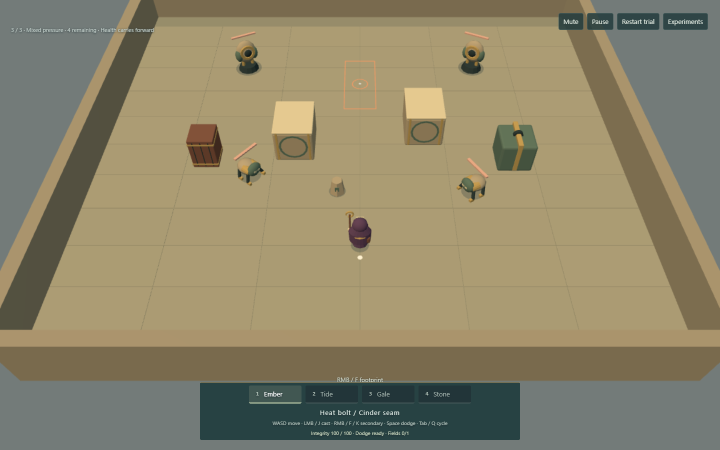
#> input picture artifacts/art-finish/shared-geometry-original.png, 1440 x 900 px (shown at 1/2 size); the run also reads 1 picture not shown here
$ python finish-captures.py
#> lines starting #> are read from the running program, lines starting #| are printed output that depends on the picture
"""Package actual browser captures; no concept rendering or retouched game pixels.
Run after tests have finished: python scripts/art/finish-captures.py
Requires free ffmpeg and Pillow. Full source recordings stay local/ignored.
"""
import json, shutil, subprocess
from pathlib import Path
from PIL import Image, ImageDraw, ImageFont

root=Path(__file__).resolve().parents[2]
evidence=root/'artifacts/art-finish'
motion=evidence/'motion'
out=root/'artifacts/media-archive/raw/art-finish'
out.mkdir(parents=True,exist_ok=True)
font=ImageFont.truetype('C:/Windows/Fonts/segoeui.ttf',22)
small=ImageFont.truetype('C:/Windows/Fonts/segoeui.ttf',17)

def pair(name, left, right, labels, caption):
    # Same complete viewport, uniformly scaled; labels outside the game frame.
    sheet=Image.new('RGB',(1600,590),'#263d45')
    d=ImageDraw.Draw(sheet)
    for i,path in enumerate([left,right]):
        im=Image.open(path).convert('RGB');im.thumbnail((784,490),Image.Resampling.LANCZOS)
        sheet.paste(im,(8+i*800,48))
        d.text((16+i*800,12),labels[i],font=font,fill='#f2e7c9')
    d.text((16,555),caption,font=small,fill='#d4dfdc')
    sheet.save(out/name)

pair('shared-geometry-comparison.jpg',evidence/'shared-geometry-original.png',evidence/'shared-geometry-illustrated.png',
     ['Existing Storybook treatment','Same geometry / brighter illustrated treatment'],
     'Actual engine captures. Same camera and geometry; palette and shading change together. Lightweight.')
#> in pair, `sheet=Image.new('RGB',(1600,590),'#263d45')`:
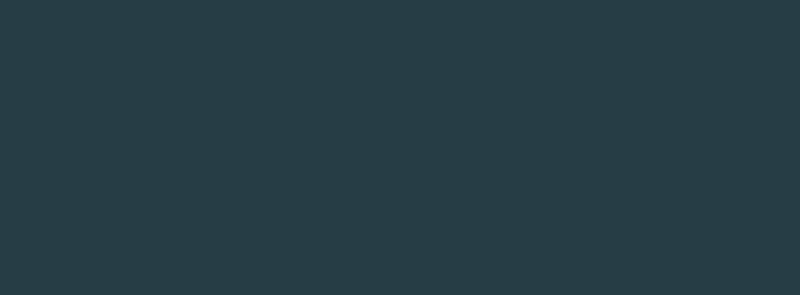
#> sheet: PIL image 1600x590 RGB (shown at 1/2 size); mean R, G, B 38, 61, 69
#> in pair, im is the input picture: PIL image 1440x900 RGB; mean R, G, B 141.1, 132.8, 105.5
#> in pair, `im.thumbnail((784, 490), Image.Resampling.LANCZOS)`:
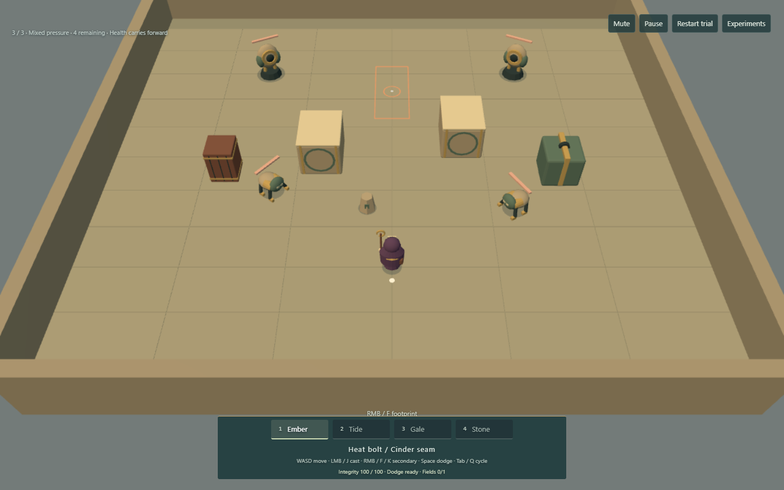
#> im: PIL image 784x490 RGB; mean R, G, B 141.1, 132.9, 105.5
#> in pair, `sheet.paste(im,(8+i*800,48))`:
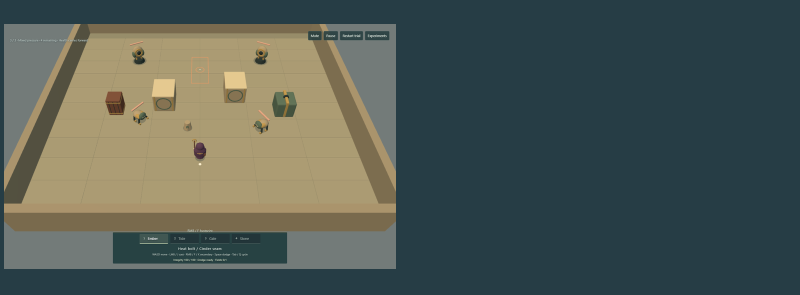
#> sheet: PIL image 1600x590 RGB (shown at 1/2 size); mean R, G, B 79.9, 90.2, 83.8
#> pass 2 of the loop in pair, `for i,path in enumerate([left,right]):`:
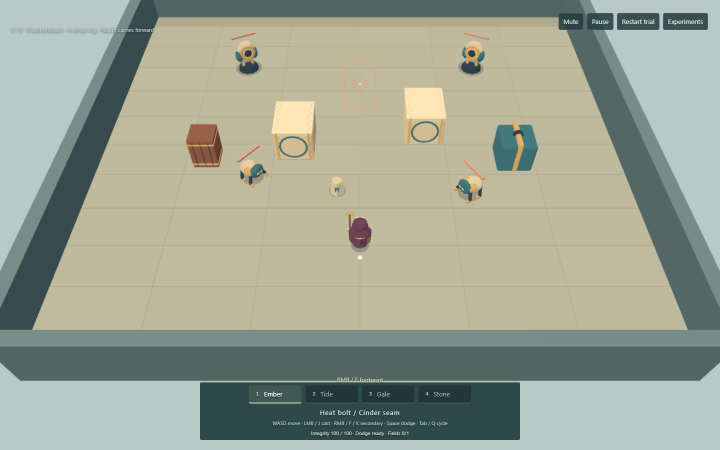
#> input picture artifacts/art-finish/shared-geometry-illustrated.png, 1440 x 900 px (shown at 1/2 size)
#> in pair, im is the input picture: PIL image 1440x900 RGB; mean R, G, B 156.6, 162.7, 148
#> im: PIL image 784x490 RGB
#> in pair, `sheet.save(out/name)`:
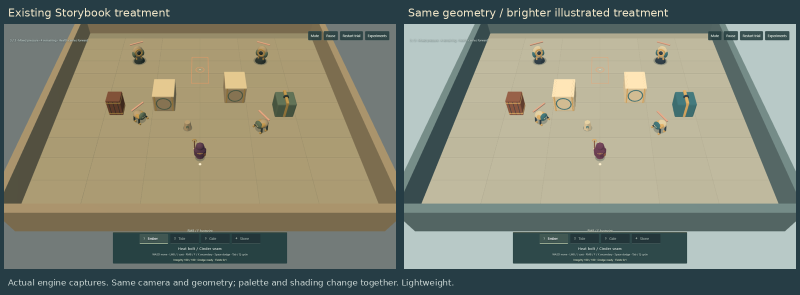
#> saved as shared-geometry-comparison.jpg: PIL image 1600x590 RGB (shown at 1/2 size); mean R, G, B 129.6, 132.8, 117
pair('benchmark-comparison.jpg',evidence/'shared-geometry-original.png',evidence/'benchmark-lightweight.png',
     ['Previous proof / normal gameplay view','Refined painted court / normal gameplay view'],
     'Actual engine captures, no branding. New articulated mage, broad pigment and composed boundary. Lightweight.')
#> call 2 of pair, with name = 'benchmark-comparison.jpg'
#> pass 2 of the loop in pair, `for i,path in enumerate([left,right]):`:
#> im: PIL image 784x490 RGB
#> in pair (call 2), `sheet.save(out/name)`:
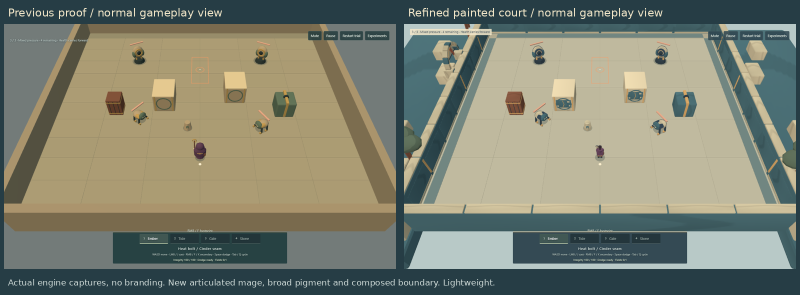
#> saved as benchmark-comparison.jpg: PIL image 1600x590 RGB (shown at 1/2 size); mean R, G, B 126.1, 129.6, 113.8
pair('quality-comparison.jpg',evidence/'benchmark-lightweight.png',evidence/'benchmark-standard.png',
     ['Lightweight / 1152 x 720 drawing buffer','Standard / 1440 x 900 drawing buffer'],
     'Same 1440 x 900 viewport. Standard adds existing shadows; the scene identity remains in Lightweight.')
#> call 3 of pair, with name = 'quality-comparison.jpg'
#> in pair (call 3), `sheet.paste(im,(8+i*800,48))`:
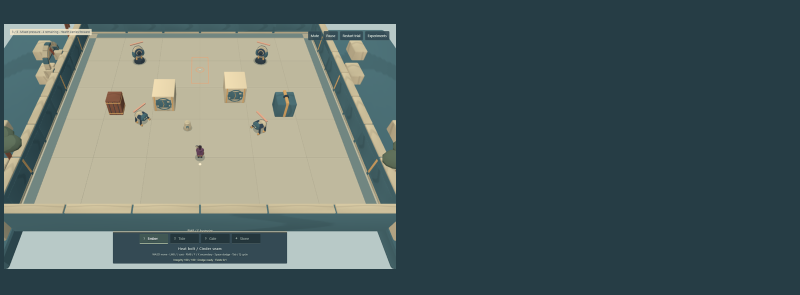
#> sheet: PIL image 1600x590 RGB (shown at 1/2 size); mean R, G, B 82.7, 99.1, 97.9
#> pass 2 of the loop in pair, `for i,path in enumerate([left,right]):`:
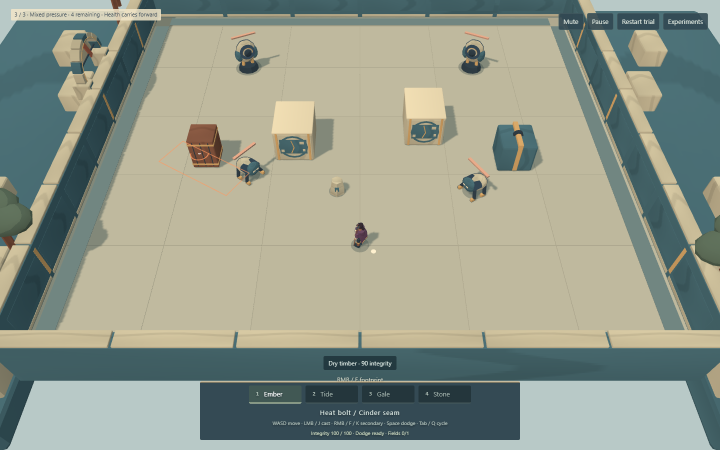
#> input picture artifacts/art-finish/benchmark-standard.png, 1440 x 900 px (shown at 1/2 size)
#> in pair, im is the input picture: PIL image 1440x900 RGB; mean R, G, B 147.1, 153.9, 139.5
#> im: PIL image 784x490 RGB
#> in pair (call 3), `sheet.paste(im,(8+i*800,48))`:
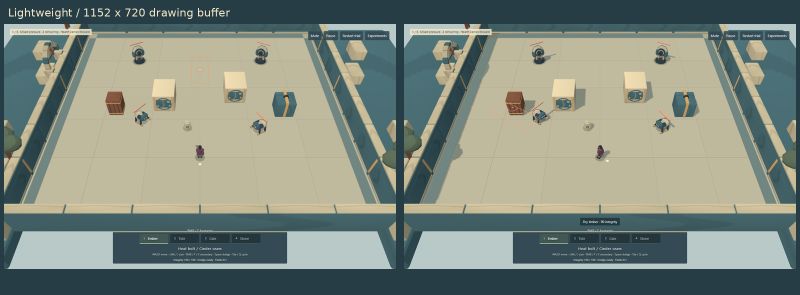
#> sheet: PIL image 1600x590 RGB (shown at 1/2 size); mean R, G, B 127.6, 137.3, 126.9
#> in pair (call 3), `sheet.save(out/name)`:
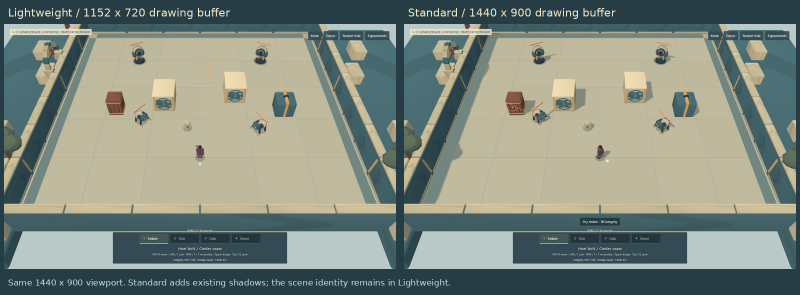
#> saved as quality-comparison.jpg: PIL image 1600x590 RGB (shown at 1/2 size); mean R, G, B 128.5, 138.1, 127.6

clips=[]
for art in ['storybook','illustrated']:
    for loadout in ['flow-echo','capacity-tether']:
        key=f'{art}-{loadout}'
#> (the run stopped early here; a loop or call above may not have finished)
